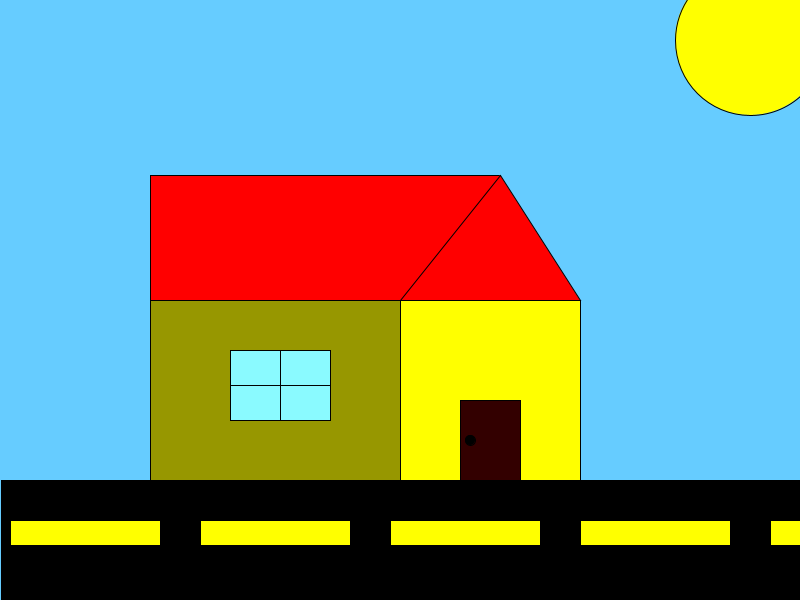
Frame 1 (no input)
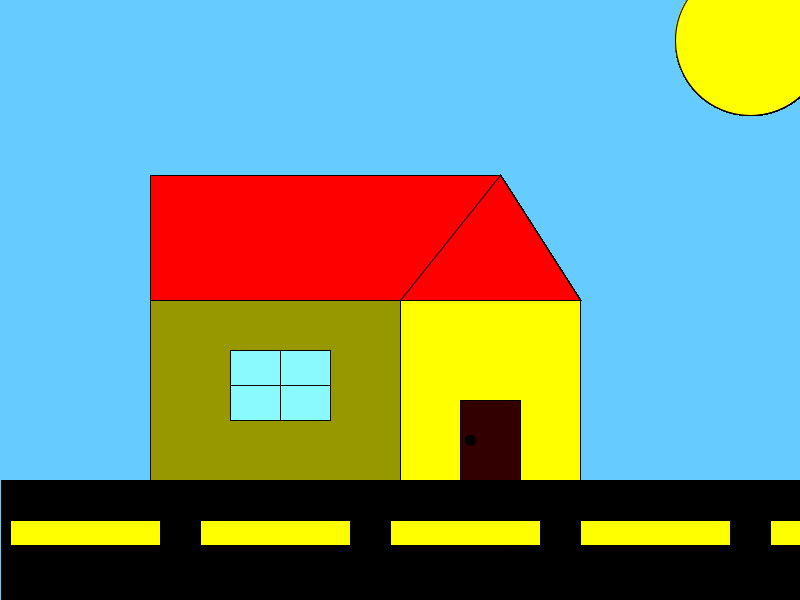
Frame 60 (the mouse pressed at the canvas centre just before this capture)
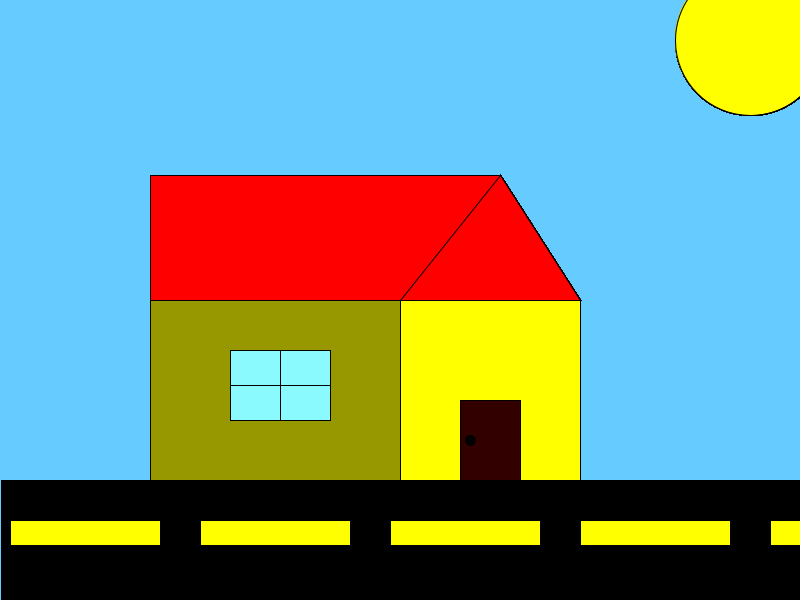
Frame 120 (the mouse held since frame 60 and released just before this capture)

The Processing sketch that drew these frames (run headless with seeded random() and noise(); from frame 60 on, the mouse is pressed at the canvas centre):

// Processing sketch: processing_139643
// ── processing_139643.pde

void setup(){
  size(800,600);
  background(102,204,255);
}
 
void draw(){
  fill(255,255,0);
  rect(400,300,180,180);
  
fill(51,0,0);
quad(460,480,460,400,520,400,520,480);
fill(0,0,0);
ellipse(470,440,10,10);
fill(0,0,0);
rect(1,480,800,600);
fill(255,255,0);
rect(10,520,150,25);
rect(200,520,150,25);
rect(390,520,150,25);
rect(580,520,150,25);
rect(770,520,150,25);
fill(255,0,0);
rect(150,175,350,125);
fill(255,0,0);
   triangle(400,300,500,175,580,300);
   fill(151,151,0);
  rect(150,300,250,180);
  fill(255,255,0);
  ellipse(750,40,150,150);
   fill(138,250,255);
   rect(230,350,100,70);
   fill(0,0,0);
   rect(230,385,100,0);
   rect(280,350,0,70);
}
